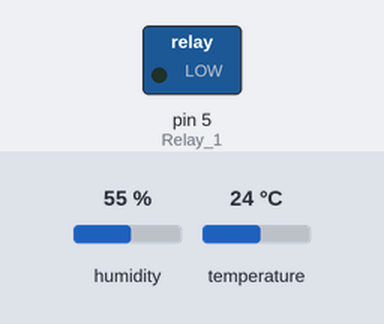
Bench run of a sketch on a simulated Arduino Uno, built with avr-gcc and run on an emulated ATmega328P. Parts: switched loads named in the sketch (green lamp = pin HIGH). Wiring (inferred from the names in the program): DHT11 sensor: data pin 3. The test bench sets the inputs (shaded band); at power-on: humidity 55 %, temperature 24 °C. What the sketch prints to the serial monitor is not drawn.

Above: at 0.1 s.
Timing chart, 0 to 5.8 s (numbered marks = the images above):
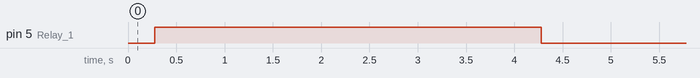

The sketch:

SleepFan.ino
```cpp
#include <DHT.h>
#include <movingAvg.h>
#define DHTTYPE DHT11   // DHT 11
//timers
#include <Time.h>
#include <TimeAlarms.h>


#define DHTPIN 3


#define RELAY_ON 0
#define RELAY_OFF 1
#define Relay_1  5


DHT dht(DHTPIN, DHTTYPE);
movingAvg temperatureAvg;
movingAvg humidityAvg;

const int interval = 10*1000; // the interval between sensor reads, in ms
long lastReadTime = 0;        // the last time you read the sensor, in ms
long vccResult;

int humidity_reading;
int temperature_reading;

int humidity_avg;
int temperature_avg;

int humidity_goal = 55;
int temperature_goal = 31;


bool fanOn = 0;
long fanTimeOn = 0;

long fanCycleOn = 10 * 60;

void setup()   /*----( SETUP: RUNS ONCE )----*/
{
  Serial.begin(9600); //(Remove all 'Serial' commands if not needed)

  dht.begin();
  readVcc();
  readDHT();
  temperature_avg = temperatureAvg.reading(temperature_goal);

//-------( Initialize Pins so relays are inactive at reset)----
  digitalWrite(Relay_1, RELAY_OFF);

//---( THEN set pins as outputs )----
  pinMode(Relay_1, OUTPUT);
  delay(4000); //Check that all relays are inactive at Reset

  //define how many seconds to pass between sensor, relay checks
  int sensorCheckFrequency = 10;
  int relayCheckFrequency = sensorCheckFrequency * 2;
  Alarm.timerRepeat(sensorCheckFrequency, checkSensors);
  Alarm.timerRepeat(relayCheckFrequency, checkRelays);
   turnOnFan();

}/*--(end setup )---*/

void loop()   /*----( LOOP: RUNS CONSTANTLY )----*/
{

  Alarm.delay(1);
  if (fanOn) {
    if ((now() - fanTimeOn) > fanCycleOn) {
      turnOffFan();
    }
  }


}/* --(end main loop )-- */


void checkSensors()
{
    readDHT();


  Serial.print("T: ");
  Serial.print(temperature_avg);
  Serial.print(" ");
  Serial.println(temperature_goal);
  Serial.print("H: ");
  Serial.print(humidity_avg);
  Serial.print(" ");
  Serial.println(humidity_goal);

}


void turnOnFan() {
  digitalWrite(Relay_1, RELAY_ON);
  delay(1000);
  fanOn = 1;
  fanTimeOn = now();
}

void turnOffFan() {
  digitalWrite(Relay_1, RELAY_OFF);
  delay(1000);
  fanOn = 0;
  fanTimeOn = 0;
}

//check whether a relay needs turned on
void checkRelays()
{

  if (temperature_avg > temperature_goal) {
   if (!fanOn) turnOnFan();
  }
  if (humidity_avg > humidity_goal) {
   if (!fanOn) turnOnFan();
  }


}


void readDHT() {
  // Reading temperature or humidity takes about 250 milliseconds!
  // Sensor readings may also be up to 2 seconds 'old' (its a very slow sensor)
  humidity_reading = (int) dht.readHumidity();
  temperature_reading = (int) dht.readTemperature();
  if (!isnan(humidity_reading)) {

    if (humidity_reading > 0) {
      humidity_avg = humidityAvg.reading(humidity_reading);
    }

  }
  if (!isnan(temperature_reading)) {
    if (temperature_reading > 0) {
      temperature_avg = temperatureAvg.reading(temperature_reading);
    }
  }
}

float readSensorVoltage (int pin){
  float sensor_reading = analogRead(pin);
  float voltage = sensor_reading * vccResult;
  voltage /= 1024.0;
  return voltage;
}

// To read internal voltage from arduino
long readVcc() {
  // Read 1.1V reference against AVcc
  ADMUX = _BV(REFS0) | _BV(MUX3) | _BV(MUX2) | _BV(MUX1);
  delay(2); // Wait for Vref to settle
  ADCSRA |= _BV(ADSC); // Convert
  while (bit_is_set(ADCSRA,ADSC));
  vccResult = ADCL;
  vccResult |= ADCH<<8;
  vccResult = 1126400L / vccResult; // Back-calculate AVcc in mV
  vccResult /= 1000; // voltage is returned in millivolts, so divide by 1000
  return vccResult;
}

/* ( THE END ) */
```
